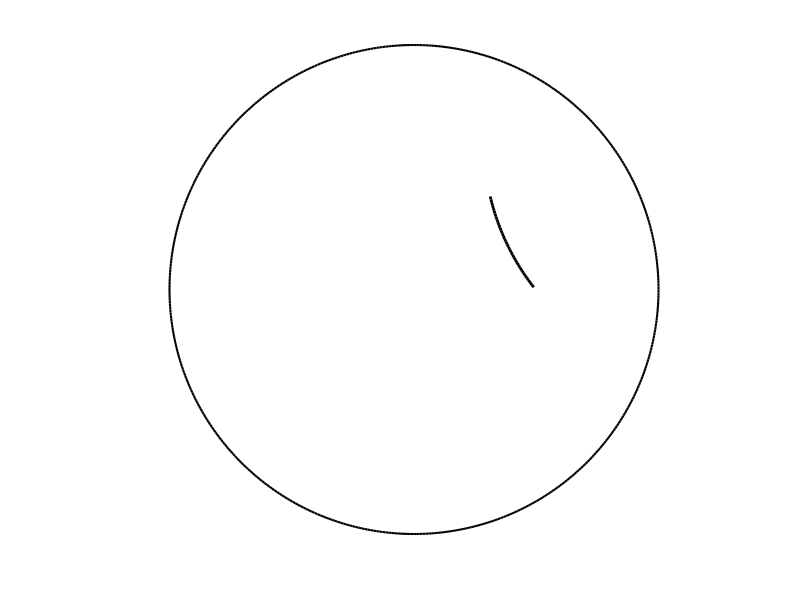

The MATLAB source for this figure: (Note: this script raises an error after producing the figure.)
function ftessellation_7_3
q = 7;
layers = 3;

%unit circle
r_c = 1;
disc = 500;
rho_c = linspace(0,2*pi-0.0001,disc);
x_c = cos(rho_c);
y_c = sin(rho_c);
% hfig = figure;
plot(x_c,y_c,'k-','LineWidth',1.5)
axis square
axis off
hold on

%first layer
sinpi_q = sin(pi/q);
cospi_q = cos(pi/q);
a = 1-4*sinpi_q^2;
b = -(2+8*sinpi_q^2-16*sinpi_q^2*cospi_q^2);
c = 1-4*sinpi_q^2;
% a = 1-(sec(pi/q))^2 * (sin(2*pi/q))^2;
% b = -2+4*(sin(2*pi/q))^2-2*(sec(pi/q))^2 * (sin(2*pi/q))^2;
% c = 1-(sec(pi/q))^2 * (sin(2*pi/q))^2;
% a = 1-(sec(pi/q))^2 * (cos(2*pi/q+pi/2))^2;
% b = -2+4*(cos(2*pi/q+pi/2))^2-2*(sec(pi/q))^2 * (cos(2*pi/q+pi/2))^2;
% c = 1-(sec(pi/q))^2 * (cos(2*pi/q+pi/2))^2;
s_square = (-b-sqrt(b^2-4*a*c))/2/a;
s = sqrt(s_square);  %vertex
h = (1+s^2)/2/s;   %x_coor of outside circle, y_coor = h*tan(pi/q)
r = sqrt(h^2/cospi_q^2-1);   %radius of outside circle
d_h = sqrt(1+r^2);   %distance of center of outside circle from origin

%plot the first layer
x_h = r*x_c + h;
y_h = r*y_c + h*tan(pi/q);
%only keep circles within current s
z_h = x_h.^2+y_h.^2;
x_h = x_h(z_h<=s_square);
y_h = y_h(z_h<=s_square);
plot(x_h,y_h,'k-','Linewidth',2/sqrt(1))
rotate_n_plot([x_h' y_h'],q,2/sqrt(1));
plot([0,s],[0,0],'k-','Linewidth',2/sqrt(1))
rotate_n_plot([0 0;s 0],q,2/sqrt(1));

plot(0,0,'k.','Markersize',15)
plot(s,0,'k.','Markersize',15/sqrt(1))
rotate_n_plot([s,0],q,15/sqrt(1));

%
%create a list of current conditions for add-on plottings
current_node = [s,0];
current_arcs = [h,h*tan(pi/q)];

for layer = 2:layers
next_node = [];
next_arcs = [];
all_arcs = [];
for k = 1:size(current_node,1)
    [xyr,theta] = point_surroundings(current_node(k,1),current_node(k,2),current_arcs(k,1),current_arcs(k,2),q);
    
    ite = 0;
    to_be_plot = {};
    for j = 1:q-1
        angle_j = theta+2*pi/q*j;  %angle from the origin-point line
        if abs(angle_j) >= 0.001
            ite = ite+1;
            x = xyr(ite,1);
            y = xyr(ite,2);
            r = xyr(ite,3);
            
            if r <= 100  %not a straight line
            x_h = r*x_c + x;
            y_h = r*y_c + y;
            else
            x_h = linspace(current_node(k,1), 2*current_node(k,1),100);
            y_h = linspace(current_node(k,2), 2*current_node(k,2),100);
            end
            %only keep circles within radius 1
            z_h = x_h.^2+y_h.^2;
            x_h = x_h(z_h<=1); %& z_h>=sqrt(node_x^2+node_y^2));
            y_h = y_h(z_h<=1); %& z_h>=sqrt(node_x^2+node_y^2));
            %keep circles depending on their polar angle with the
            %vertex (remove things that go through middle)
            [rho_all,~] = cart2pol(x_h-current_node(k,1),y_h-current_node(k,2));
            index = abs(rho_all+pi-angle_j)<=60/180*pi; %| abs(rho_all+pi+pi/2-angle_j)<=20/180*pi;
            x_h = x_h(index);
            y_h = y_h(index);
            %if any point on the circle is closer to the origin than the
            %node, discard the circle
            if sum(x_h.^2+y_h.^2 <current_node(k,1)^2+current_node(k,2)^2)>0
                xyr(ite,:) = [];
                ite = ite-1;
            else
%                 if layer == 3
%                 plot(x_h,y_h,'k-');
%                 rotate_n_plot([x_h' y_h'],q);
%                 end
                to_be_plot{ite,1} = x_h;
                to_be_plot{ite,2} = y_h;
            end
        end
        
        
    end
    if k==1
        to_be_plot_first = to_be_plot;
    end
    %xyr
    all_arcs = [all_arcs;  xyr];
    if size(xyr,1)==3
        %middle arcs' termination point
        [tx1,ty1,tx2,ty2] = two_arc_circle(xyr(2,1),xyr(2,2),xyr(2,3),xyr(3,1),xyr(3,2),xyr(3,3),q);
        if xyr(2,3)>=100
            [rho_temp,~] = cart2pol(current_node(k,1),current_node(k,2));
            next_node = [next_node;sqrt(tx1^2+ty1^2)*cos(rho_temp),sqrt(tx1^2+ty1^2)*sin(rho_temp)];
            next_arcs = [next_arcs;xyr(2,1),xyr(2,2)];
        else
            next_node = [next_node;tx1,ty1];
            next_arcs = [next_arcs;xyr(2,1),xyr(2,2)];
        end
        plot(next_node(end,1),next_node(end,2),'k.')
        %plot(tx2,ty2,'k.')
        %throw away points with radius >= termination points
        x_h = to_be_plot{2,1};
        y_h = to_be_plot{2,2};
        z_h = x_h.^2+y_h.^2;
        x_h = x_h(z_h<=tx1^2+ty1^2);
        y_h = y_h(z_h<=tx1^2+ty1^2);
        plot(x_h,y_h,'k-','Linewidth',2/sqrt(layer))
        rotate_n_plot([x_h' y_h'],q,2/sqrt(layer));
        
        %side two arcs' intersection points
        if size(all_arcs,1)~=size(xyr,1)
            x_temp = all_arcs(end-size(xyr,1),1);
            y_temp = all_arcs(end-size(xyr,1),2);
            r_temp = all_arcs(end-size(xyr,1),3);
            [sx,sy] = intersection_two_circles(xyr(1,1),xyr(1,2),xyr(1,3),x_temp,y_temp,r_temp);
            next_node = [next_node;sx,sy];
            next_arcs = [next_arcs;xyr(1,1),xyr(1,2)];
            plot(sx,sy,'r.')
            %throw away points with radius >= intersection points
            x_h = to_be_plot{1,1};
            y_h = to_be_plot{1,2};
            z_h = x_h.^2+y_h.^2;
            x_h = x_h(z_h<=sx^2+sy^2);
            y_h = y_h(z_h<=sx^2+sy^2);
            plot(x_h,y_h,'k-',2/sqrt(layer))
            rotate_n_plot([x_h' y_h'],q,2/sqrt(layer));

            %arc between previous node and the intersection point determined above
            [x_temp,y_temp,r_temp] = two_point_circle(current_node(k-1,1),current_node(k-1,2),sx,sy);
            x_temp = real(x_temp);
            y_temp = real(y_temp);
            r_temp = real(r_temp);
            x_h = r_temp*x_c + x_temp;
            y_h = r_temp*y_c + y_temp;
            %keep only points between the termination points - obtuse angle
            %between xuan's
            angles = acos(((x_h-current_node(k-1,1)).^2+(y_h-current_node(k-1,2)).^2+(x_h-sx).^2+(y_h-sy).^2-(sx-current_node(k-1,1)).^2-(sy-current_node(k-1,2)).^2)/2./sqrt((x_h-current_node(k-1,1)).^2+(y_h-current_node(k-1,2)).^2)./sqrt((x_h-sx).^2+(y_h-sy).^2));
            x_h = x_h(angles>=pi/2);
            y_h = y_h(angles>=pi/2);
            plot(x_h,y_h,'k-','Linewidth',2/sqrt(layer))
            rotate_n_plot([x_h' y_h'],q,2/sqrt(layer));
        end
            

    end
    if size(xyr,1)==4
        %middle two arcs' termination points
        [tx1,ty1,tx2,ty2] = two_arc_circle(xyr(2,1),xyr(2,2),xyr(2,3),xyr(3,1),xyr(3,2),xyr(3,3),q);
        next_node = [next_node;tx1,ty1;tx2,ty2];
        next_arcs = [next_arcs;xyr(2,1),xyr(2,2);xyr(3,1),xyr(3,2)];
        plot(tx1,ty1,'k.')
        plot(tx2,ty2,'k.')
        %throw away points with radius >= termination points
        x_h = to_be_plot{2,1};
        y_h = to_be_plot{2,2};
        z_h = x_h.^2+y_h.^2;
        x_h = x_h(z_h<=tx1^2+ty1^2);
        y_h = y_h(z_h<=tx1^2+ty1^2);
        plot(x_h,y_h,'k-','Linewidth',2/sqrt(layer))
        rotate_n_plot([x_h' y_h'],q,2/sqrt(layer));
        
        x_h = to_be_plot{3,1};
        y_h = to_be_plot{3,2};
        z_h = x_h.^2+y_h.^2;
        x_h = x_h(z_h<=tx2^2+ty2^2);
        y_h = y_h(z_h<=tx2^2+ty2^2);
        plot(x_h,y_h,'k-','Linewidth',2/sqrt(layer))
        rotate_n_plot([x_h' y_h'],q,2/sqrt(layer));

        %side two arcs' intersection points
        if size(all_arcs,1)~=size(xyr,1)
            x_temp = all_arcs(end-size(xyr,1),1);
            y_temp = all_arcs(end-size(xyr,1),2);
            r_temp = all_arcs(end-size(xyr,1),3);
            [sx,sy] = intersection_two_circles(xyr(1,1),xyr(1,2),xyr(1,3),x_temp,y_temp,r_temp);
            sx = real(sx);
            sy = real(sy);
            next_node = [next_node;sx,sy];
            next_arcs = [next_arcs;xyr(1,1),xyr(1,2)];
            plot(sx,sy,'k.')
            %throw away points with radius >= intersection points
            x_h = to_be_plot{1,1};
            y_h = to_be_plot{1,2};
            z_h = x_h.^2+y_h.^2;
            x_h = x_h(z_h<=sx^2+sy^2);
            y_h = y_h(z_h<=sx^2+sy^2);
            plot(x_h,y_h,'k-','Linewidth',2/sqrt(layer))
            rotate_n_plot([x_h' y_h'],q,2/sqrt(layer));

            %arc between previous node and the intersection point determined above
            [x_temp,y_temp,r_temp] = two_point_circle(current_node(k-1,1),current_node(k-1,2),sx,sy);
            x_h = r_temp*x_c + x_temp;
            y_h = r_temp*y_c + y_temp;
            %keep only points between the termination points - obtuse angle
            %between xuan's
            angles = acos(((x_h-current_node(k-1,1)).^2+(y_h-current_node(k-1,2)).^2+(x_h-sx).^2+(y_h-sy).^2-(sx-current_node(k-1,1)).^2-(sy-current_node(k-1,2)).^2)/2./sqrt((x_h-current_node(k-1,1)).^2+(y_h-current_node(k-1,2)).^2)./sqrt((x_h-sx).^2+(y_h-sy).^2));
            x_h = x_h(angles>=pi/2);
            y_h = y_h(angles>=pi/2);
            plot(x_h,y_h,'k-','Linewidth',2/sqrt(layer))
            rotate_n_plot([x_h' y_h'],q,2/sqrt(layer));
        end

    end
end
%intersection between first arc and rotated last arc
[x_temp,y_temp] = rotate_pt(all_arcs(end,1),all_arcs(end,2),-2*pi/q);
r_temp = xyr(end,3);
[sx,sy] = intersection_two_circles(all_arcs(1,1),all_arcs(1,2),all_arcs(1,3),x_temp,y_temp,r_temp);
next_node = [next_node;sx,sy];
next_arcs = [next_arcs;xyr(1,1),xyr(1,2)];
plot(sx,sy,'k.')
%throw away points with radius >= intersection points
x_h = to_be_plot_first{1,1};
y_h = to_be_plot_first{1,2};
z_h = x_h.^2+y_h.^2;
x_h = x_h(z_h<=sx^2+sy^2);
y_h = y_h(z_h<=sx^2+sy^2);
plot(x_h,y_h,'k-','Linewidth',2/sqrt(layer))
rotate_n_plot([x_h' y_h'],q,2/sqrt(layer));
%connect the intersection point with the node
x_h = to_be_plot{end,1};
y_h = to_be_plot{end,2};
z_h = x_h.^2+y_h.^2;
x_h = x_h(z_h<=sx^2+sy^2);
y_h = y_h(z_h<=sx^2+sy^2);
plot(x_h,y_h,'k-','Linewidth',2/sqrt(layer))
rotate_n_plot([x_h' y_h'],q,2/sqrt(layer));

current_node = next_node;
current_arcs = next_arcs;
[~,ind] = sort(current_node(:,2));
current_node = real(current_node(ind,:));
current_arcs = current_arcs(ind,:);

%close the remaining points
for ii = 1:size(current_node,1)-1
    x1_temp = current_node(ii,1);
    y1_temp = current_node(ii,2);
    x2_temp = current_node(ii+1,1);
    y2_temp = current_node(ii+1,2);
    [x_temp,y_temp,r_temp] = two_point_circle(x1_temp,y1_temp,x2_temp,y2_temp);
    x_temp = real(x_temp);
    y_temp = real(y_temp);
    r_temp = real(r_temp);
    x_h = r_temp*x_c + x_temp;
    y_h = r_temp*y_c + y_temp;
    %keep only points between the termination points - obtuse angle
    %between xian's
    angles = acos(((x_h-x1_temp).^2+(y_h-y1_temp).^2+(x_h-x2_temp).^2+(y_h-y2_temp).^2-(x2_temp-x1_temp).^2-(y2_temp-y1_temp).^2)/2./sqrt((x_h-x1_temp).^2+(y_h-y1_temp).^2)./sqrt((x_h-x2_temp).^2+(y_h-y2_temp).^2));
    x_h = x_h(angles>=pi/2);
    y_h = y_h(angles>=pi/2);
    plot(x_h,y_h,'k-','Linewidth',2/sqrt(layer))
    rotate_n_plot([x_h' y_h'],q,2/sqrt(layer));
    
    plot(current_node(ii,1),current_node(ii,2),'k.','Markersize',15/sqrt(layer))
    rotate_n_plot([current_node(ii,1),current_node(ii,2)],q,15/sqrt(layer));
end
x1_temp = current_node(end,1);
y1_temp = current_node(end,2);
[x2_temp,y2_temp] = rotate_pt(current_node(1,1),current_node(1,2),2*pi/q);
[x_temp,y_temp,r_temp] = two_point_circle(x1_temp,y1_temp,x2_temp,y2_temp);
x_h = r_temp*x_c + x_temp;
y_h = r_temp*y_c + y_temp;
%keep only points between the termination points - obtuse angle
%between xian's
angles = acos(((x_h-x1_temp).^2+(y_h-y1_temp).^2+(x_h-x2_temp).^2+(y_h-y2_temp).^2-(x2_temp-x1_temp).^2-(y2_temp-y1_temp).^2)/2./sqrt((x_h-x1_temp).^2+(y_h-y1_temp).^2)./sqrt((x_h-x2_temp).^2+(y_h-y2_temp).^2));
x_h = x_h(angles>=pi/2);
y_h = y_h(angles>=pi/2);
plot(x_h,y_h,'k-','Linewidth',2/sqrt(layer))
rotate_n_plot([x_h' y_h'],q,2/sqrt(layer));

plot(current_node(end,1),current_node(end,2),'k.','Markersize',15/sqrt(layer))
rotate_n_plot([current_node(end,1),current_node(end,2)],q,15/sqrt(layer));
end